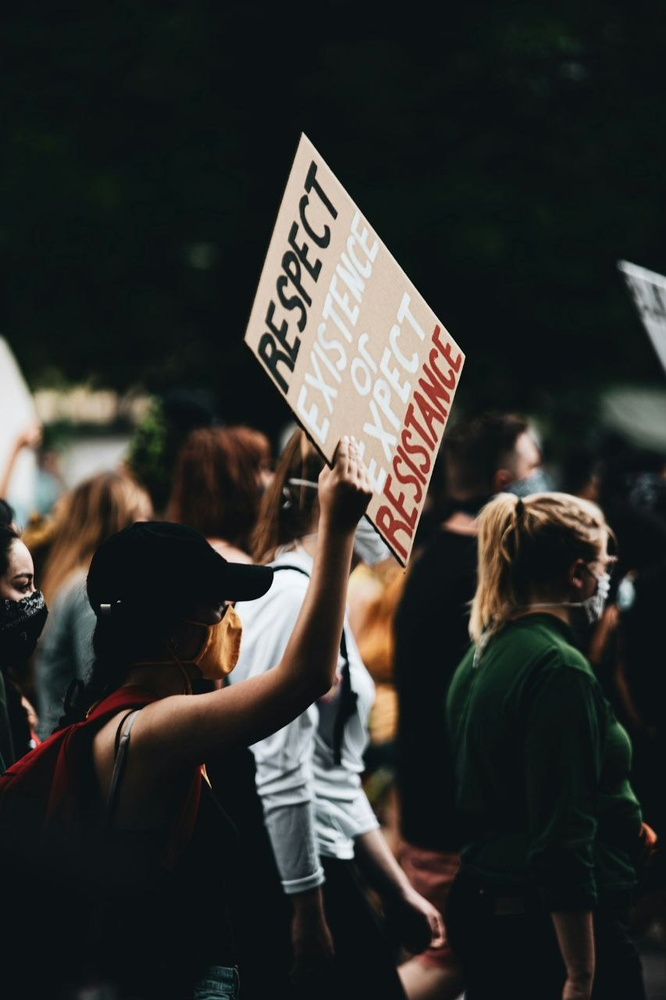
#> input picture picture.jpg, 666 x 1000 px, shrunk from 853 x 1280 before the run
$ jupyter execute lab1.ipynb
#> lines starting #> are read from the running program, lines starting #| are printed output that depends on the picture; after the words box and inside, x2 and y2 are one past the last pixel; in counts of white or black regions, pixels touching at a corner belong together
# Дилатация

## Подготовим изображение

### Откроем и бинаризуем каринку

[cell 1]
import cv2
import numpy as np
import matplotlib.pyplot as plt
import time

[cell 2]
img = cv2.imread('picture.jpg')
#> img is the input picture: shape (1000, 666, 3); mean B, G, R 46.3, 49.2, 48.7
img_rgb = cv2.cvtColor(img, cv2.COLOR_BGR2RGB)  # Конвертируем BGR -> RGB для корректного отображения

[cell 3]
gray = cv2.cvtColor(img, cv2.COLOR_BGR2GRAY)
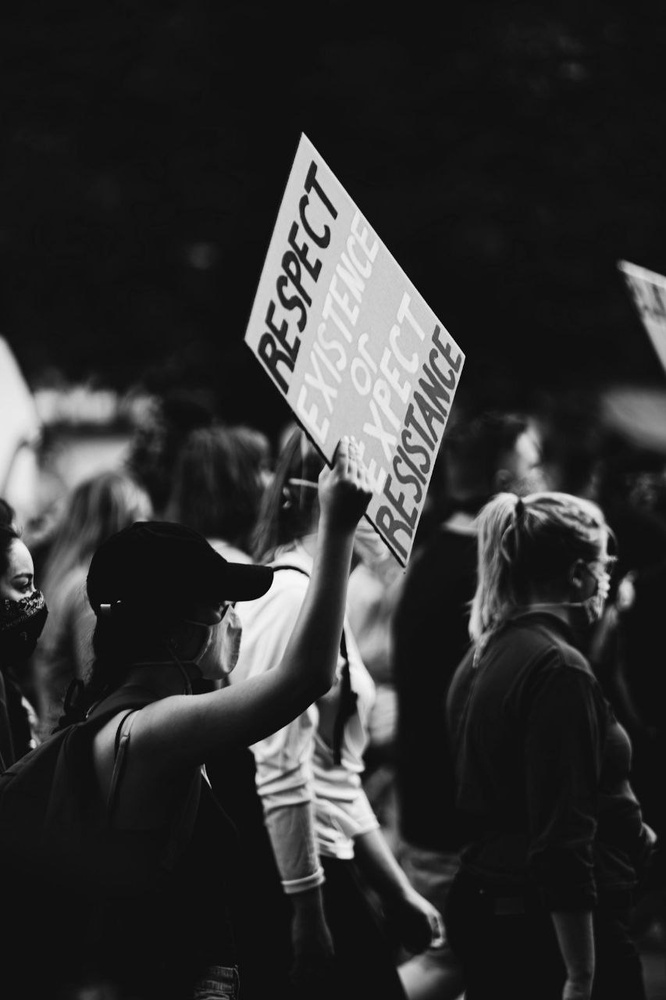
#> gray: shape (1000, 666); min 0, max 254, mean 48.7
_, binary = cv2.threshold(gray, 127, 255, cv2.THRESH_BINARY)
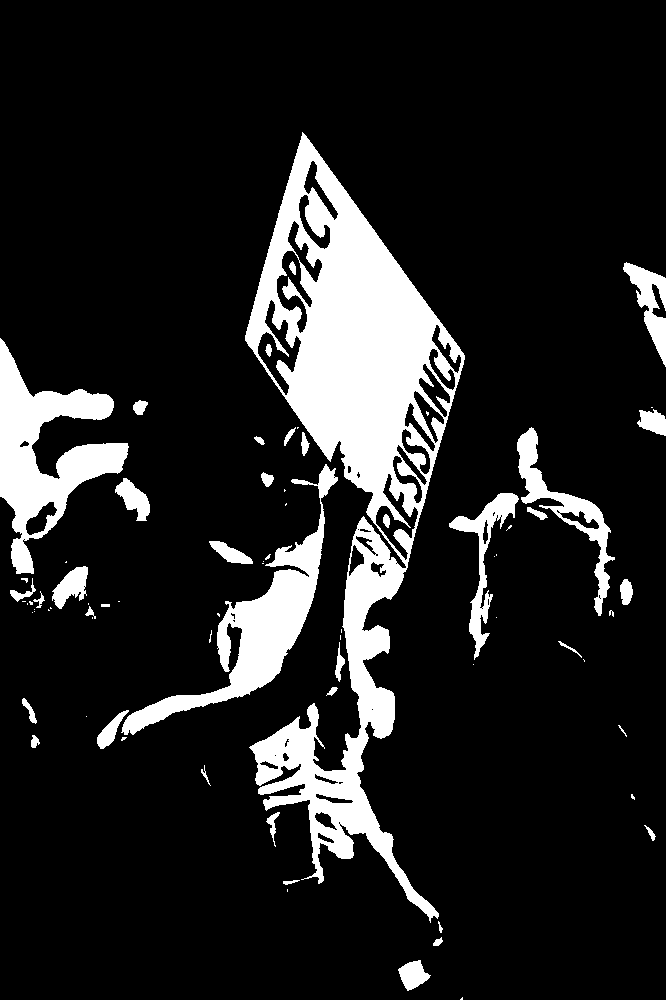
#> binary: shape (1000, 666); 13.7% white; 75 white regions (35 under 20 px), largest, box (x1, y1, x2, y2) and area: (245, 132, 465, 923) 55470, (0, 338, 129, 574) 11542, (121, 464, 338, 735) 10732

[cell 4]
plt.figure(figsize=(12, 4))

plt.subplot(1, 3, 1)
plt.imshow(img_rgb)
plt.title('Оригинал (RGB)')
plt.axis('off')

plt.subplot(1, 3, 2)
plt.imshow(binary, cmap='gray')
plt.title('Бинарное (порог 127)')
plt.axis('off')

plt.tight_layout()
plt.show()
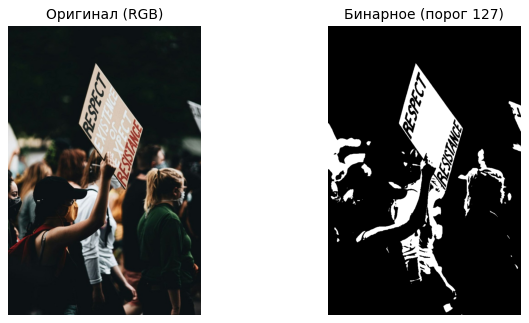
#> figure drawn by matplotlib, 2 panels

print("Бинарный массив:")
print(binary)
#> (printed output is left out)

[cell 5]
h, w = binary.shape
#> h = 1000; w = 666
print("Размер изображение "+str(h)+"x"+str(w))
#| Размер изображение 1000x666

## Ручная реализация

### Если есть один белый пиксель

[cell 6]
def manual_dilation(image):
    h, w = image.shape
#> h = 1000; w = 666
    result = np.zeros_like(image)

    for i in range(h):
        for j in range(w):
            window = image[max(0, i-1):min(h-1, i+1)+1, max(0, j-1):min(w-1, j+1)+1]
            result[i, j] = np.max(window)
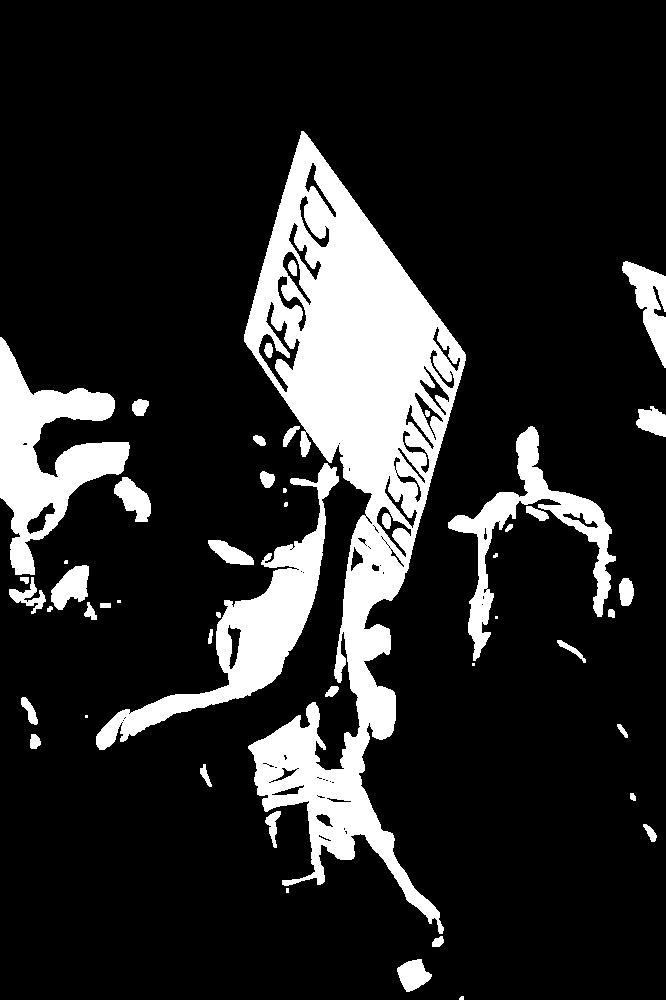
#> result: shape (1000, 666); 16% white; 49 white regions (10 under 20 px), largest, box (x1, y1, x2, y2) and area: (244, 131, 466, 934) 63848, (96, 463, 339, 750) 12887, (0, 337, 130, 575) 12623

    return result

### Выполняем ручную дилаттацию и считаем время

[cell 7]
start_time = time.time()
manual_result = manual_dilation(binary)
manual_time = time.time() - start_time

## Библиотечная реализация

[cell 8]
kernel = np.ones((3,3), np.uint8)
start_time = time.time()
opencv_result = cv2.dilate(binary, kernel, iterations=1)
opencv_time = time.time() - start_time

## Сравним дилатацию

[cell 9]
plt.figure(figsize=(15, 5))

plt.subplot(1, 3, 1)
plt.imshow(binary, cmap='gray')
plt.title('Исходное бинарное')
plt.axis('off')

plt.subplot(1, 3, 2)
plt.imshow(manual_result, cmap='gray')
plt.title(f'Правильная ручная\nВремя: {manual_time:.4f} сек')
plt.axis('off')

plt.subplot(1, 3, 3)
plt.imshow(opencv_result, cmap='gray')
plt.title(f'OpenCV\nВремя: {opencv_time:.4f} сек')
plt.axis('off')

plt.tight_layout()
plt.show()

[cell 10]
difference = np.sum(manual_result != opencv_result)
#> difference = 0
if difference == 0:
    print("Результат полностью совпадает")
else:
    print(f"✗ Есть различия: {difference} пикселей")
